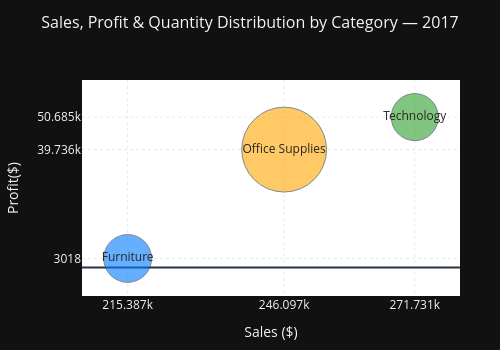

The code cell stored with this chart in its notebook:
### Code cell
# ✅ 1) One source of truth for category order + colors
CAT_ORDER = ["Furniture", "Office Supplies", "Technology"]
CAT_COLORS = {
    "Furniture": "#007bff",  # same as your mapping
    "Office Supplies": "#ffa600",
    "Technology": "#2ca02c"
}
fig = px.scatter(
    grouped,
    x="Sales",
    y="Profit",
    size="Quantity",
    color="Category",
    hover_name="Category",
    text="Category",
    size_max=60,
    title=None,  # we'll set a styled title below
    labels={"Sales": "Total Sales", "Profit": "Total Profit", "Quantity": "Total Quantity"},
    category_orders={"Category": CAT_ORDER},
    color_discrete_map=CAT_COLORS
)

fig.update_traces(
    textposition="middle center",
    textfont=dict(size=12, color="black"),
    opacity=0.85
)

sales_ticks = sorted(grouped["Sales"].round(0).unique())
profit_ticks = sorted(grouped["Profit"].round(0).unique())

# Put a bit more room on top; also anchor title safely inside the plotting area
fig.update_layout(
    title=dict(
        text="Sales, Profit & Quantity Distribution by Category — 2017",
        x=0.5, xanchor="center",
        y=0.97, yanchor="top",  # lower the title slightly
        font=dict(size=16),
        pad=dict(t=6, b=0, l=0, r=0)  # extra breathing room
    ),
    showlegend=False,
    xaxis=dict(
        title="Sales ($)",
        showgrid=True,
        tickvals=sales_ticks,
        gridcolor="lightgrey",
        gridwidth=0.5,
        griddash="dot"
    ),
    yaxis=dict(
        title="Profit($)",
        showgrid=True,
        tickvals=profit_ticks,
        gridcolor="lightgrey",
        gridwidth=0.5,
        griddash="dot"
    ),
    plot_bgcolor="white",
    width=500,
    height=350,
    margin=dict(l=60, r=40, t=80, b=50)  # ↑ increase top margin to avoid clipping
)

# Let axes auto-adjust margins if labels get tight
fig.update_xaxes(automargin=True)
fig.update_yaxes(automargin=True)

fig.show()

### Figure 1 — Plotly figure (JSON) as saved in the notebook; plotly's stock layout.template omitted (floating-point values rounded to 4 significant figures)
{"data": [{"hovertemplate": "<b>%{hovertext}</b><br><br>Category=%{text}<br>Total Sales=%{x}<br>Total Profit=%{y}<br>Total Quantity=%{marker.size}<extra></extra>", "hovertext": ["Furniture"], "legendgroup": "Furniture", "marker": {"color": "#007bff", "size": [2437], "sizemode": "area", "sizeref": 2.132, "symbol": "circle"}, "mode": "markers+text", "name": "Furniture", "orientation": "v", "showlegend": true, "text": ["Furniture"], "x": [215400.0], "xaxis": "x", "y": [3018.0], "yaxis": "y", "type": "scatter", "textfont": {"color": "black", "size": 12}, "opacity": 0.85, "textposition": "middle center"}, {"hovertemplate": "<b>%{hovertext}</b><br><br>Category=%{text}<br>Total Sales=%{x}<br>Total Profit=%{y}<br>Total Quantity=%{marker.size}<extra></extra>", "hovertext": ["Office Supplies"], "legendgroup": "Office Supplies", "marker": {"color": "#ffa600", "size": [7676], "sizemode": "area", "sizeref": 2.132, "symbol": "circle"}, "mode": "markers+text", "name": "Office Supplies", "orientation": "v", "showlegend": true, "text": ["Office Supplies"], "x": [246100.0], "xaxis": "x", "y": [39740.0], "yaxis": "y", "type": "scatter", "textfont": {"color": "black", "size": 12}, "opacity": 0.85, "textposition": "middle center"}, {"hovertemplate": "<b>%{hovertext}</b><br><br>Category=%{text}<br>Total Sales=%{x}<br>Total Profit=%{y}<br>Total Quantity=%{marker.size}<extra></extra>", "hovertext": ["Technology"], "legendgroup": "Technology", "marker": {"color": "#2ca02c", "size": [2363], "sizemode": "area", "sizeref": 2.132, "symbol": "circle"}, "mode": "markers+text", "name": "Technology", "orientation": "v", "showlegend": true, "text": ["Technology"], "x": [271700.0], "xaxis": "x", "y": [50680.0], "yaxis": "y", "type": "scatter", "textfont": {"color": "black", "size": 12}, "opacity": 0.85, "textposition": "middle center"}], "layout": {"xaxis": {"anchor": "y", "domain": [0.0, 1.0], "title": {"text": "Sales ($)"}, "showgrid": true, "tickvals": [215400.0, 246100.0, 271700.0], "gridcolor": "lightgrey", "gridwidth": 0.5, "griddash": "dot", "automargin": true}, "yaxis": {"anchor": "x", "domain": [0.0, 1.0], "title": {"text": "Profit($)"}, "showgrid": true, "tickvals": [3018.0, 39740.0, 50680.0], "gridcolor": "lightgrey", "gridwidth": 0.5, "griddash": "dot", "automargin": true}, "legend": {"title": {"text": "Category"}, "tracegroupgap": 0, "itemsizing": "constant"}, "margin": {"t": 80, "l": 60, "r": 40, "b": 50}, "title": {"font": {"size": 16}, "pad": {"t": 6, "b": 0, "l": 0, "r": 0}, "text": "Sales, Profit & Quantity Distribution by Category — 2017", "x": 0.5, "xanchor": "center", "y": 0.97, "yanchor": "top"}, "showlegend": false, "plot_bgcolor": "white", "width": 500, "height": 350}}
